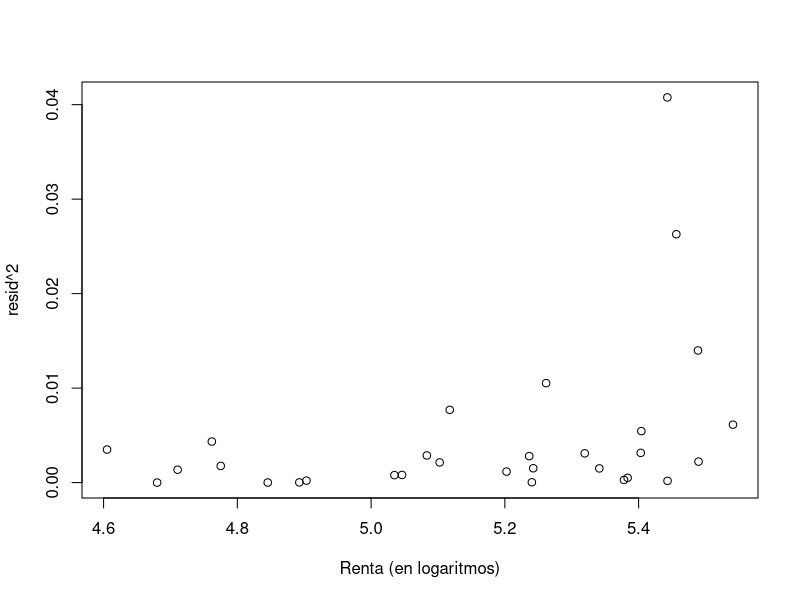

Here is the R script that generated this plot:
#
library(tidyverse)
library(car)
library(lmtest)
#
DEM_HET <- read_csv("DEM_HET.csv")
dim(DEM_HET)
summary(DEM_HET)
#
# Función de demdanda estándar
#
summary(lm_dem <- lm(log(QA) ~ log(PA) + log(PB) + log(PC)+ log(Y), data = DEM_HET))
summary(lm_dem, vcov.=hccm(lm_dem, type = "hc1")) # Corrección de White: errores estándar robustos ante heteroscedasticidad
#
# Chequeo de varianza no constante: heteroscedasticidad
#
resid2 <- resid(lm_dem)^2
l_Y <- log(DEM_HET$Y)
plot(l_Y,resid2, xlab="Renta (en logaritmos)", ylab="resid^2")
#
# Test de Breusch-Pagan (versión clasíca)
alpha <- 0.05
# Regresión auxiliar:
summary(lm_r2 <- lm(resid2~ log(Y), data=DEM_HET))
N <- nobs(lm_r2)
p <- 1 
slm_r2 <- summary(lm_r2)
R2_lm_r2 <- slm_r2$r.squared
BP <- N*R2_lm_r2
# Contraste Chi-cuadrado 
chisqcr <- qchisq(1-alpha, p)
pval <- 1-pchisq(BP,p)
BP ; chisqcr ; pval 
#
bptest(lm_dem, varformula = ~ log(Y), data=DEM_HET) # Breusch-Pagan robusto (variante de Koenker)
bptest(lm_dem, varformula = ~ log(Y), data=DEM_HET, studentize = FALSE) # Breusch-Pagan estándar (escalado)
ncvTest(lm_dem, ~ log(Y))  # Test de Breusch-Pagan (Score test)
#
# Mínimos cuadrados ponderados (MCP)
# Regresión auxiliar para la varianza estimada:
summary(lm_lr2 <- lm(log(resid2)~ log(Y), data=DEM_HET))
s2 <- exp(fitted(lm_lr2))
# MCO con ponderaciones
summary(lm_dem_het <- lm(log(QA) ~ log(PA) + log(PB) + log(PC)+ log(Y), weights = 1/s2, data = DEM_HET))


